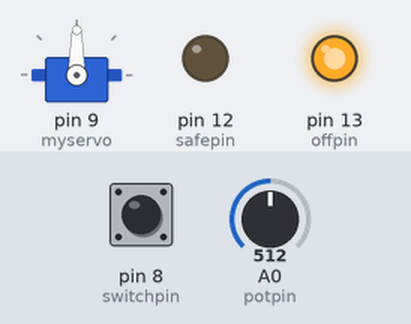
The sketch below on a simulated Arduino Uno, built with avr-gcc and run on an emulated ATmega328P. Shown: servo, output pins drawn as LEDs (lit = HIGH). The test bench sets the inputs (shaded band); at power-on: pin 8 (switchpin) LOW, A0 (potpin) = 512. What the sketch prints to the serial monitor is not drawn.

Above: at 1.2 s.
1.3 s: pin 8 (switchpin) pulled HIGH for 3.2 s
At 2.1 s:
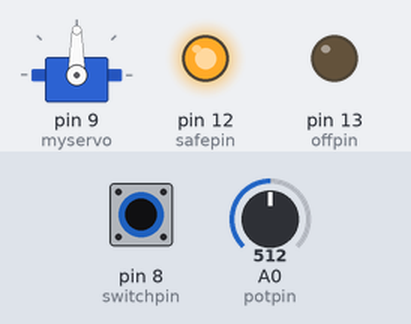
6.8 s: A0 (potpin) set to 716
At 8.0 s:
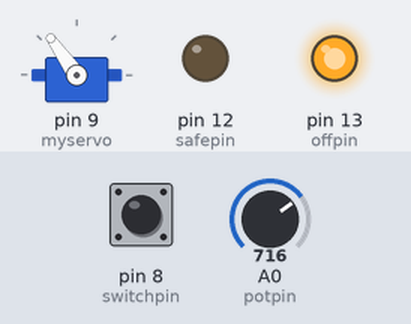
8.3 s: pin 8 (switchpin) pulled HIGH for 0.15 s
At 9.1 s:
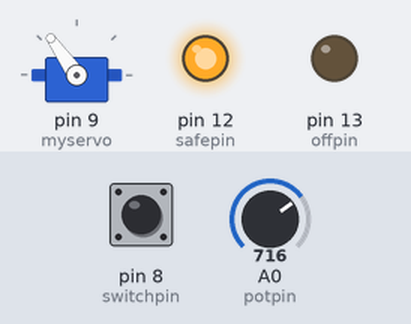
10.8 s: A0 (potpin) set to 306
At 11.1 s:
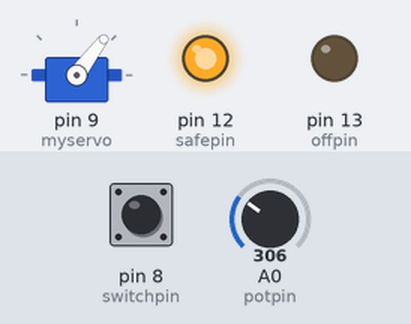
12.3 s: pin 8 (switchpin) pulled HIGH for 1 s
At 14.2 s:
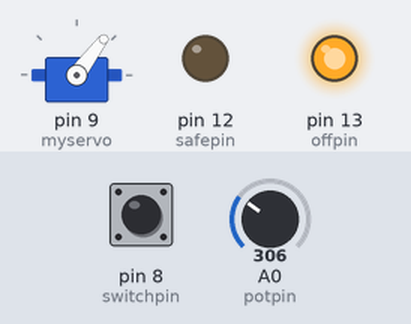
14.8 s: A0 (potpin) set to 122
At 15.5 s:
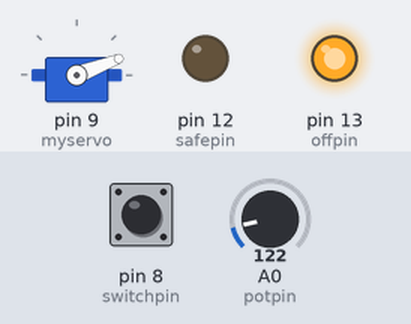
Timing chart, 0 to 17.3 s (numbered marks = the images above; inputs shaded):
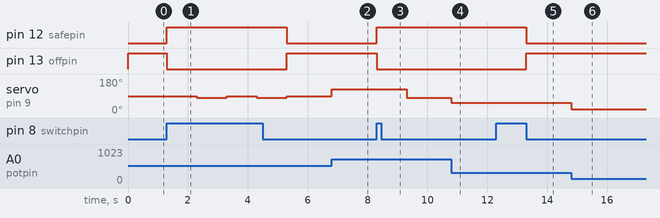

Measured:
- after the input at 1.3 s, pin 12 (safepin): LOW → HIGH at once, → LOW 4.0 s later; pin 13 (offpin): HIGH → LOW at once, → HIGH 4.0 s later; servo on pin 9 (myservo): alternates 90° for 1.0 s and 80° for 1.0 s, starting after 1.0 s
- after the input at 6.8 s, servo on pin 9 (myservo): 90° → 125° at once
- after the input at 8.3 s, pin 12 (safepin): LOW → HIGH at once; pin 13 (offpin): HIGH → LOW at once; servo on pin 9 (myservo): 125° → 80° after 1.0 s
- after the input at 10.8 s, servo on pin 9 (myservo): 80° → 53° at once
- after the input at 12.3 s, pin 12 (safepin): HIGH → LOW after 1.0 s; pin 13 (offpin): LOW → HIGH after 1.0 s
- after the input at 14.8 s, servo on pin 9 (myservo): 53° → 21° at once

The sketch:

physics_safety.ino
```cpp
#include <Servo.h>
//This code is to control the speed and safety of the Physics 1D Centrifuge. Can be re-used for other Electronic Speed Controller systems.

Servo myservo;  // create servo object to control a servo

int potpin = 0;  // analog pin used to connect the potentiometer
int val;    // variable to read the value from the analog pin
int safepin = 12;
int offpin = 13;
int switchpin = 8;
int oldState = 0;
int buttonState = 0;
int systemMode = 0;
// System mode 0 = Safety Off
// System mode 1 = Safety on
void setup()
{
  Serial.begin(9600);
  myservo.attach(9);  // attaches the servo on pin 9 to the servo object
  //myservo.write(180);
  pinMode(safepin, OUTPUT);
  pinMode(offpin,OUTPUT);
  pinMode(switchpin,INPUT);
  digitalWrite(offpin,HIGH);
}

void loop()
{
  buttonState = digitalRead(switchpin);
  //Serial.println(buttonState);
  if(oldState == LOW && buttonState == HIGH) {
    systemMode = 1;
    oldState = HIGH;
    digitalWrite(safepin,HIGH);
    digitalWrite(offpin,LOW);
    delay(1000);
    Serial.println("Safety On");
  }
  else if(oldState == HIGH && buttonState == HIGH)
  {
    systemMode = 0;
    oldState = LOW;
    delay(1000);
    digitalWrite(offpin,HIGH);
    digitalWrite(safepin,LOW);
    Serial.println("Safety Off");
  }

  val = analogRead(potpin);            // reads the value of the potentiometer (value between 0 and 1023)
  val = map(val, 0, 1023, 0, 180);     // scale it to use it with the servo (value between 0 and 180)

  switch(systemMode){
    case 0:
      //Safety Off
      myservo.write(val);// sets the servo position according to the scaled value
      Serial.println(val);

    break;
    case 1:
      //Safety On
      int testval = safety_function(val, 80);
      Serial.println(testval);
    break;
  }
}

// This function limits the maximum value that will be fed into the ESC.
int safety_function(int val, int limit){
  if(val < limit){
    myservo.write(val);
    return val;
  }
  else{
    myservo.write(limit);
    return  limit;
  }

}
```
